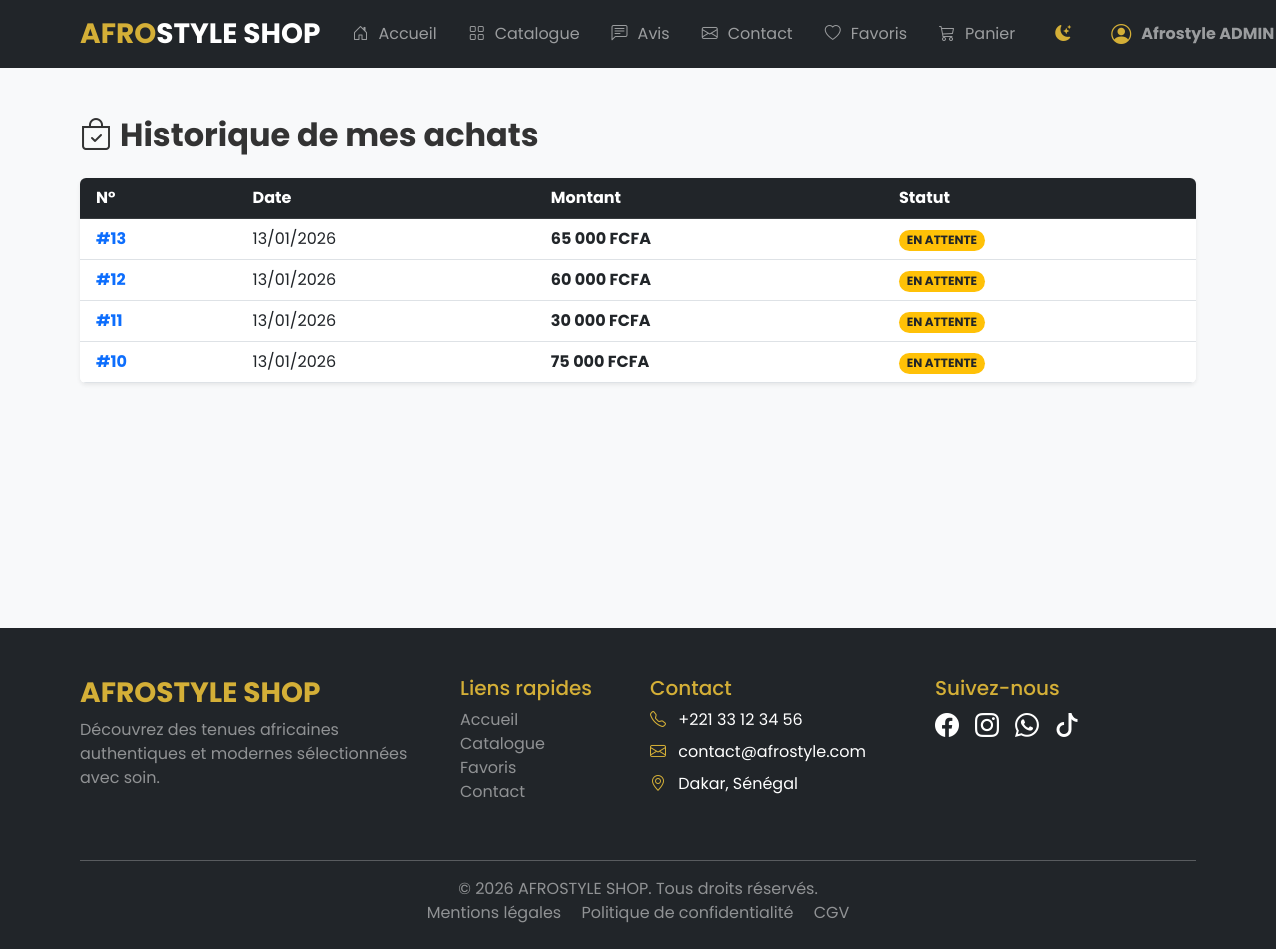
The app's page /commandes.php (signed in) with its own data.
### tables this page shows
CREATE TABLE IF NOT EXISTS `commande` (
  `id_commande` int NOT NULL AUTO_INCREMENT,
  `id_utilisateur` int NOT NULL,
  `date_commande` timestamp NULL DEFAULT CURRENT_TIMESTAMP,
  `montant_total` decimal(10,2) NOT NULL,
  `statut_commande` enum('en_attente','validee','expediee','livree','annulee') DEFAULT 'en_attente',
  PRIMARY KEY (`id_commande`),
  KEY `fk_commande_utilisateur` (`id_utilisateur`),
  CONSTRAINT `fk_commande_utilisateur` FOREIGN KEY (`id_utilisateur`) 
    REFERENCES `utilisateurs` (`id_utilisateur`) 
    ON DELETE CASCADE ON UPDATE CASCADE
);

### commandes.php (the view, shortened to what this page needs)
<?php
require_once 'commun/connexiondb.php';
$user_id = $_SESSION['utilisateur_id'];
include_once 'commun/header.php';
$sql = "SELECT * FROM commande WHERE id_utilisateur = ? ORDER BY date_commande DESC";
$stmt = $pdo->prepare($sql);
$stmt->execute([$user_id]);
$mes_commandes = $stmt->fetchAll();
?>
<div class="container py-5" style="min-height: 70vh;">
    <h2 class="fw-bold mb-4"><i class="bi bi-bag-check me-2"></i>Historique de mes achats</h2>
    <?php if(empty($mes_commandes)): ?>
        <div class="alert alert-light border shadow-sm p-4 text-center">
            <p>Vous n'avez pas encore passé de commande.</p>
            <a href="catalogue.php" class="btn btn-warning rounded-pill">Boutique</a>
        </div>
    <?php else: ?>
        <div class="table-responsive shadow-sm rounded">
            <table class="table table-hover align-middle bg-white mb-0">
                <thead class="table-dark">
                    <tr>
                        <th class="ps-3">N°</th>
                        <th>Date</th>
                        <th>Montant</th>
                        <th>Statut</th>
                    </tr>
                </thead>
                <tbody>
                    <?php foreach($mes_commandes as $cmd): ?>
                    <tr>
                        <td class="ps-3 fw-bold text-primary">#<?= $cmd['id_commande'] ?></td>
                        <td><?= date('d/m/Y', strtotime($cmd['date_commande'])) ?></td>
                        <td class="fw-bold"><?= number_format($cmd['montant_total'], 0, ',', ' ') ?> FCFA</td>
                        <td>
                            <span class="badge rounded-pill bg-warning text-dark">
                                <?= strtoupper(str_replace('_', ' ', $cmd['statut_commande'])) ?>
                            </span>
                        </td>
                    </tr>
                    <?php endforeach; ?>
                </tbody>
            </table>
        </div>
    <?php endif; ?>
</div>
<?php include_once 'commun/footer.php'; ?>

### public/CSS/style.css (style rules this page uses)
:root { --afro-gold: #D4AF37; --afro-gold-dark: #B8860B; --afro-black: #0c0b0b; --afro-light: #F8F9FA; --afro-creme: #f8f4eb; --text-main: #333333; --card-bg: #ffffff; }
body { font-family: 'Poppins', sans-serif; background-color: var(--afro-light) !important; color: var(--text-main) !important; transition: background-color 0.3s, color 0.3s; }

### commun/header.php (style rules this page uses)
:root { --afro-gold: #D4AF37; }

### records on screen
commande: id_commande "13", date_commande "13/01/2026", montant_total "65 000", statut_commande "EN ATTENTE"
commande: id_commande "12", date_commande "13/01/2026", montant_total "60 000", statut_commande "EN ATTENTE"
commande: id_commande "11", date_commande "13/01/2026", montant_total "30 000", statut_commande "EN ATTENTE"
commande: id_commande "10", date_commande "13/01/2026", montant_total "75 000", statut_commande "EN ATTENTE"

### other values on screen
$userName "Afrostyle ADMIN"
